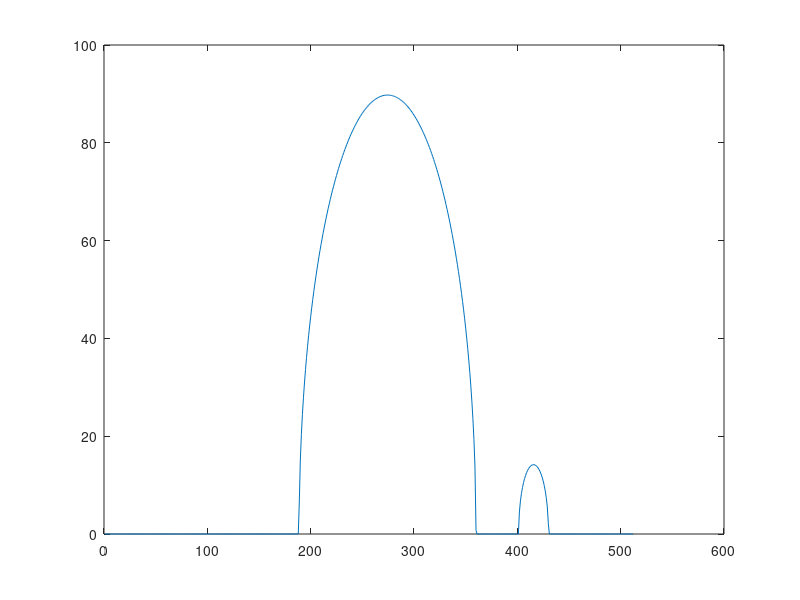

Recreate this plot in MATLAB.
clear
load('matlab.data.mat','bdmbjsxx')

% plot(1:512,bdmbjsxx(:,104))
% figure
% imshow(edge(bdmbjsxx,'Prewitt'))

% bdmbjsxx=[bdmbjsxx,flipud(bdmbjsxx)];
% bdmbjsxx=[bdmbjsxx,bdmbjsxx];
% figure
% RAW = uint8(bdmbjsxx./max(max(bdmbjsxx))*256);
% imshow(RAW)
% imwrite(RAW,'myGray.bmp')
% bdmbjsxx=bdmbjsxx>0;

% BW=bwmorph(bdmbjsxx,'remove');
% BW=bwmorph(cdata,'remove');
% imshow(BW)
% for ii=2:512
% if bdmbjsxx(ii,1)
% I1=iradon(bdmbjsxx,0:359);
% I1=(I1-0.1>0);
% imshow(I1)
% 
% imshow(imrotate(I1,0.1*pi))
% bdmbjsxx=bdmbjsxx>0;
% for ii=2:512
%     if bdmbjsxx(ii,1)>bdmbjsxx(ii-1,1)
%         
plot(1:512,bdmbjsxx(:,1))

% a=40;b=15;
% x0=1;y0=1;
% Theta = 0.1;
% 
% 